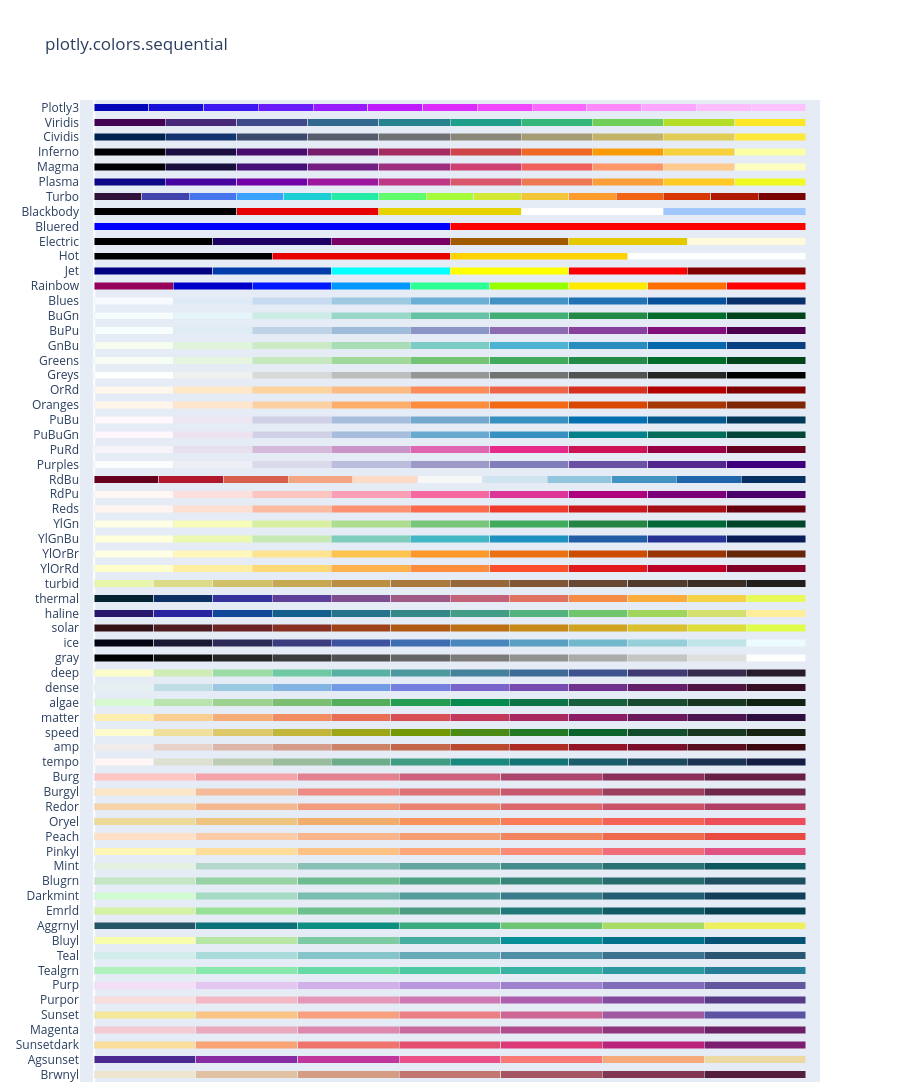

Notebook cell for this chart:
### Markdown cell above
# Preview all colormaps

### Code cell
import plotly.express as px

px.colors.sequential.swatches()

### Figure 1 — Plotly figure (JSON) as saved in the notebook; plotly's stock layout.template omitted (floating-point values rounded to 4 significant figures)
{"data": [{"customdata": [0, 1, 2, 3, 4, 5, 6], "hovertemplate": "%{y}[%{customdata}] = %{marker.color}<extra></extra>", "marker": {"color": ["rgb(237, 229, 207)", "rgb(224, 194, 162)", "rgb(211, 156, 131)", "rgb(193, 118, 111)", "rgb(166, 84, 97)", "rgb(129, 55, 83)", "rgb(84, 31, 63)"]}, "orientation": "h", "type": "bar", "x": [1, 1, 1, 1, 1, 1, 1], "y": ["Brwnyl", "Brwnyl", "Brwnyl", "Brwnyl", "Brwnyl", "Brwnyl", "Brwnyl"]}, {"customdata": [0, 1, 2, 3, 4, 5, 6], "hovertemplate": "%{y}[%{customdata}] = %{marker.color}<extra></extra>", "marker": {"color": ["rgb(75, 41, 145)", "rgb(135, 44, 162)", "rgb(192, 54, 157)", "rgb(234, 79, 136)", "rgb(250, 120, 118)", "rgb(246, 169, 122)", "rgb(237, 217, 163)"]}, "orientation": "h", "type": "bar", "x": [1, 1, 1, 1, 1, 1, 1], "y": ["Agsunset", "Agsunset", "Agsunset", "Agsunset", "Agsunset", "Agsunset", "Agsunset"]}, {"customdata": [0, 1, 2, 3, 4, 5, 6], "hovertemplate": "%{y}[%{customdata}] = %{marker.color}<extra></extra>", "marker": {"color": ["rgb(252, 222, 156)", "rgb(250, 164, 118)", "rgb(240, 116, 110)", "rgb(227, 79, 111)", "rgb(220, 57, 119)", "rgb(185, 37, 122)", "rgb(124, 29, 111)"]}, "orientation": "h", "type": "bar", "x": [1, 1, 1, 1, 1, 1, 1], "y": ["Sunsetdark", "Sunsetdark", "Sunsetdark", "Sunsetdark", "Sunsetdark", "Sunsetdark", "Sunsetdark"]}, {"customdata": [0, 1, 2, 3, 4, 5, 6], "hovertemplate": "%{y}[%{customdata}] = %{marker.color}<extra></extra>", "marker": {"color": ["rgb(243, 203, 211)", "rgb(234, 169, 189)", "rgb(221, 136, 172)", "rgb(202, 105, 157)", "rgb(177, 77, 142)", "rgb(145, 53, 125)", "rgb(108, 33, 103)"]}, "orientation": "h", "type": "bar", "x": [1, 1, 1, 1, 1, 1, 1], "y": ["Magenta", "Magenta", "Magenta", "Magenta", "Magenta", "Magenta", "Magenta"]}, {"customdata": [0, 1, 2, 3, 4, 5, 6], "hovertemplate": "%{y}[%{customdata}] = %{marker.color}<extra></extra>", "marker": {"color": ["rgb(243, 231, 155)", "rgb(250, 196, 132)", "rgb(248, 160, 126)", "rgb(235, 127, 134)", "rgb(206, 102, 147)", "rgb(160, 89, 160)", "rgb(92, 83, 165)"]}, "orientation": "h", "type": "bar", "x": [1, 1, 1, 1, 1, 1, 1], "y": ["Sunset", "Sunset", "Sunset", "Sunset", "Sunset", "Sunset", "Sunset"]}, {"customdata": [0, 1, 2, 3, 4, 5, 6], "hovertemplate": "%{y}[%{customdata}] = %{marker.color}<extra></extra>", "marker": {"color": ["rgb(249, 221, 218)", "rgb(242, 185, 196)", "rgb(229, 151, 185)", "rgb(206, 120, 179)", "rgb(173, 95, 173)", "rgb(131, 75, 160)", "rgb(87, 59, 136)"]}, "orientation": "h", "type": "bar", "x": [1, 1, 1, 1, 1, 1, 1], "y": ["Purpor", "Purpor", "Purpor", "Purpor", "Purpor", "Purpor", "Purpor"]}, {"customdata": [0, 1, 2, 3, 4, 5, 6], "hovertemplate": "%{y}[%{customdata}] = %{marker.color}<extra></extra>", "marker": {"color": ["rgb(243, 224, 247)", "rgb(228, 199, 241)", "rgb(209, 175, 232)", "rgb(185, 152, 221)", "rgb(159, 130, 206)", "rgb(130, 109, 186)", "rgb(99, 88, 159)"]}, "orientation": "h", "type": "bar", "x": [1, 1, 1, 1, 1, 1, 1], "y": ["Purp", "Purp", "Purp", "Purp", "Purp", "Purp", "Purp"]}, {"customdata": [0, 1, 2, 3, 4, 5, 6], "hovertemplate": "%{y}[%{customdata}] = %{marker.color}<extra></extra>", "marker": {"color": ["rgb(176, 242, 188)", "rgb(137, 232, 172)", "rgb(103, 219, 165)", "rgb(76, 200, 163)", "rgb(56, 178, 163)", "rgb(44, 152, 160)", "rgb(37, 125, 152)"]}, "orientation": "h", "type": "bar", "x": [1, 1, 1, 1, 1, 1, 1], "y": ["Tealgrn", "Tealgrn", "Tealgrn", "Tealgrn", "Tealgrn", "Tealgrn", "Tealgrn"]}, {"customdata": [0, 1, 2, 3, 4, 5, 6], "hovertemplate": "%{y}[%{customdata}] = %{marker.color}<extra></extra>", "marker": {"color": ["rgb(209, 238, 234)", "rgb(168, 219, 217)", "rgb(133, 196, 201)", "rgb(104, 171, 184)", "rgb(79, 144, 166)", "rgb(59, 115, 143)", "rgb(42, 86, 116)"]}, "orientation": "h", "type": "bar", "x": [1, 1, 1, 1, 1, 1, 1], "y": ["Teal", "Teal", "Teal", "Teal", "Teal", "Teal", "Teal"]}, {"customdata": [0, 1, 2, 3, 4, 5, 6], "hovertemplate": "%{y}[%{customdata}] = %{marker.color}<extra></extra>", "marker": {"color": ["rgb(247, 254, 174)", "rgb(183, 230, 165)", "rgb(124, 203, 162)", "rgb(70, 174, 160)", "rgb(8, 144, 153)", "rgb(0, 113, 139)", "rgb(4, 82, 117)"]}, "orientation": "h", "type": "bar", "x": [1, 1, 1, 1, 1, 1, 1], "y": ["Bluyl", "Bluyl", "Bluyl", "Bluyl", "Bluyl", "Bluyl", "Bluyl"]}, {"customdata": [0, 1, 2, 3, 4, 5, 6], "hovertemplate": "%{y}[%{customdata}] = %{marker.color}<extra></extra>", "marker": {"color": ["rgb(36, 86, 104)", "rgb(15, 114, 121)", "rgb(13, 143, 129)", "rgb(57, 171, 126)", "rgb(110, 197, 116)", "rgb(169, 220, 103)", "rgb(237, 239, 93)"]}, "orientation": "h", "type": "bar", "x": [1, 1, 1, 1, 1, 1, 1], "y": ["Aggrnyl", "Aggrnyl", "Aggrnyl", "Aggrnyl", "Aggrnyl", "Aggrnyl", "Aggrnyl"]}, {"customdata": [0, 1, 2, 3, 4, 5, 6], "hovertemplate": "%{y}[%{customdata}] = %{marker.color}<extra></extra>", "marker": {"color": ["rgb(211, 242, 163)", "rgb(151, 225, 150)", "rgb(108, 192, 139)", "rgb(76, 155, 130)", "rgb(33, 122, 121)", "rgb(16, 89, 101)", "rgb(7, 64, 80)"]}, "orientation": "h", "type": "bar", "x": [1, 1, 1, 1, 1, 1, 1], "y": ["Emrld", "Emrld", "Emrld", "Emrld", "Emrld", "Emrld", "Emrld"]}, {"customdata": [0, 1, 2, 3, 4, 5, 6], "hovertemplate": "%{y}[%{customdata}] = %{marker.color}<extra></extra>", "marker": {"color": ["rgb(210, 251, 212)", "rgb(165, 219, 194)", "rgb(123, 188, 176)", "rgb(85, 156, 158)", "rgb(58, 124, 137)", "rgb(35, 93, 114)", "rgb(18, 63, 90)"]}, "orientation": "h", "type": "bar", "x": [1, 1, 1, 1, 1, 1, 1], "y": ["Darkmint", "Darkmint", "Darkmint", "Darkmint", "Darkmint", "Darkmint", "Darkmint"]}, {"customdata": [0, 1, 2, 3, 4, 5, 6], "hovertemplate": "%{y}[%{customdata}] = %{marker.color}<extra></extra>", "marker": {"color": ["rgb(196, 230, 195)", "rgb(150, 210, 164)", "rgb(109, 188, 144)", "rgb(77, 162, 132)", "rgb(54, 135, 122)", "rgb(38, 107, 110)", "rgb(29, 79, 96)"]}, "orientation": "h", "type": "bar", "x": [1, 1, 1, 1, 1, 1, 1], "y": ["Blugrn", "Blugrn", "Blugrn", "Blugrn", "Blugrn", "Blugrn", "Blugrn"]}, {"customdata": [0, 1, 2, 3, 4, 5, 6], "hovertemplate": "%{y}[%{customdata}] = %{marker.color}<extra></extra>", "marker": {"color": ["rgb(228, 241, 225)", "rgb(180, 217, 204)", "rgb(137, 192, 182)", "rgb(99, 166, 160)", "rgb(68, 140, 138)", "rgb(40, 114, 116)", "rgb(13, 88, 95)"]}, "orientation": "h", "type": "bar", "x": [1, 1, 1, 1, 1, 1, 1], "y": ["Mint", "Mint", "Mint", "Mint", "Mint", "Mint", "Mint"]}, {"customdata": [0, 1, 2, 3, 4, 5, 6], "hovertemplate": "%{y}[%{customdata}] = %{marker.color}<extra></extra>", "marker": {"color": ["rgb(254, 246, 181)", "rgb(255, 221, 154)", "rgb(255, 194, 133)", "rgb(255, 166, 121)", "rgb(250, 138, 118)", "rgb(241, 109, 122)", "rgb(225, 83, 131)"]}, "orientation": "h", "type": "bar", "x": [1, 1, 1, 1, 1, 1, 1], "y": ["Pinkyl", "Pinkyl", "Pinkyl", "Pinkyl", "Pinkyl", "Pinkyl", "Pinkyl"]}, {"customdata": [0, 1, 2, 3, 4, 5, 6], "hovertemplate": "%{y}[%{customdata}] = %{marker.color}<extra></extra>", "marker": {"color": ["rgb(253, 224, 197)", "rgb(250, 203, 166)", "rgb(248, 181, 139)", "rgb(245, 158, 114)", "rgb(242, 133, 93)", "rgb(239, 106, 76)", "rgb(235, 74, 64)"]}, "orientation": "h", "type": "bar", "x": [1, 1, 1, 1, 1, 1, 1], "y": ["Peach", "Peach", "Peach", "Peach", "Peach", "Peach", "Peach"]}, {"customdata": [0, 1, 2, 3, 4, 5, 6], "hovertemplate": "%{y}[%{customdata}] = %{marker.color}<extra></extra>", "marker": {"color": ["rgb(236, 218, 154)", "rgb(239, 196, 126)", "rgb(243, 173, 106)", "rgb(247, 148, 93)", "rgb(249, 123, 87)", "rgb(246, 99, 86)", "rgb(238, 77, 90)"]}, "orientation": "h", "type": "bar", "x": [1, 1, 1, 1, 1, 1, 1], "y": ["Oryel", "Oryel", "Oryel", "Oryel", "Oryel", "Oryel", "Oryel"]}, {"customdata": [0, 1, 2, 3, 4, 5, 6], "hovertemplate": "%{y}[%{customdata}] = %{marker.color}<extra></extra>", "marker": {"color": ["rgb(246, 210, 169)", "rgb(245, 183, 142)", "rgb(241, 156, 124)", "rgb(234, 129, 113)", "rgb(221, 104, 108)", "rgb(202, 82, 104)", "rgb(177, 63, 100)"]}, "orientation": "h", "type": "bar", "x": [1, 1, 1, 1, 1, 1, 1], "y": ["Redor", "Redor", "Redor", "Redor", "Redor", "Redor", "Redor"]}, {"customdata": [0, 1, 2, 3, 4, 5, 6], "hovertemplate": "%{y}[%{customdata}] = %{marker.color}<extra></extra>", "marker": {"color": ["rgb(251, 230, 197)", "rgb(245, 186, 152)", "rgb(238, 138, 130)", "rgb(220, 113, 118)", "rgb(200, 88, 108)", "rgb(156, 63, 93)", "rgb(112, 40, 74)"]}, "orientation": "h", "type": "bar", "x": [1, 1, 1, 1, 1, 1, 1], "y": ["Burgyl", "Burgyl", "Burgyl", "Burgyl", "Burgyl", "Burgyl", "Burgyl"]}, {"customdata": [0, 1, 2, 3, 4, 5, 6], "hovertemplate": "%{y}[%{customdata}] = %{marker.color}<extra></extra>", "marker": {"color": ["rgb(255, 198, 196)", "rgb(244, 163, 168)", "rgb(227, 129, 145)", "rgb(204, 96, 125)", "rgb(173, 70, 108)", "rgb(139, 48, 88)", "rgb(103, 32, 68)"]}, "orientation": "h", "type": "bar", "x": [1, 1, 1, 1, 1, 1, 1], "y": ["Burg", "Burg", "Burg", "Burg", "Burg", "Burg", "Burg"]}, {"customdata": [0, 1, 2, 3, 4, 5, 6, 7, 8, 9, 10, 11], "hovertemplate": "%{y}[%{customdata}] = %{marker.color}<extra></extra>", "marker": {"color": ["rgb(254, 245, 244)", "rgb(222, 224, 210)", "rgb(189, 206, 181)", "rgb(153, 189, 156)", "rgb(110, 173, 138)", "rgb(65, 157, 129)", "rgb(25, 137, 125)", "rgb(18, 116, 117)", "rgb(25, 94, 106)", "rgb(28, 72, 93)", "rgb(25, 51, 80)", "rgb(20, 29, 67)"]}, "orientation": "h", "type": "bar", "x": [1, 1, 1, 1, 1, 1, 1, 1, 1, 1, 1, 1], "y": ["tempo", "tempo", "tempo", "tempo", "tempo", "tempo", "tempo", "tempo", "tempo", "tempo", "tempo", "tempo"]}, {"customdata": [0, 1, 2, 3, 4, 5, 6, 7, 8, 9, 10, 11], "hovertemplate": "%{y}[%{customdata}] = %{marker.color}<extra></extra>", "marker": {"color": ["rgb(241, 236, 236)", "rgb(230, 209, 203)", "rgb(221, 182, 170)", "rgb(213, 156, 137)", "rgb(205, 129, 103)", "rgb(196, 102, 73)", "rgb(186, 74, 47)", "rgb(172, 44, 36)", "rgb(149, 19, 39)", "rgb(120, 14, 40)", "rgb(89, 13, 31)", "rgb(60, 9, 17)"]}, "orientation": "h", "type": "bar", "x": [1, 1, 1, 1, 1, 1, 1, 1, 1, 1, 1, 1], "y": ["amp", "amp", "amp", "amp", "amp", "amp", "amp", "amp", "amp", "amp", "amp", "amp"]}, {"customdata": [0, 1, 2, 3, 4, 5, 6, 7, 8, 9, 10, 11], "hovertemplate": "%{y}[%{customdata}] = %{marker.color}<extra></extra>", "marker": {"color": ["rgb(254, 252, 205)", "rgb(239, 225, 156)", "rgb(221, 201, 106)", "rgb(194, 182, 59)", "rgb(157, 167, 21)", "rgb(116, 153, 5)", "rgb(75, 138, 20)", "rgb(35, 121, 36)", "rgb(11, 100, 44)", "rgb(18, 78, 43)", "rgb(25, 56, 34)", "rgb(23, 35, 18)"]}, "orientation": "h", "type": "bar", "x": [1, 1, 1, 1, 1, 1, 1, 1, 1, 1, 1, 1], "y": ["speed", "speed", "speed", "speed", "speed", "speed", "speed", "speed", "speed", "speed", "speed", "speed"]}, {"customdata": [0, 1, 2, 3, 4, 5, 6, 7, 8, 9, 10, 11], "hovertemplate": "%{y}[%{customdata}] = %{marker.color}<extra></extra>", "marker": {"color": ["rgb(253, 237, 176)", "rgb(250, 205, 145)", "rgb(246, 173, 119)", "rgb(240, 142, 98)", "rgb(231, 109, 84)", "rgb(216, 80, 83)", "rgb(195, 56, 90)", "rgb(168, 40, 96)", "rgb(138, 29, 99)", "rgb(107, 24, 93)", "rgb(76, 21, 80)", "rgb(47, 15, 61)"]}, "orientation": "h", "type": "bar", "x": [1, 1, 1, 1, 1, 1, 1, 1, 1, 1, 1, 1], "y": ["matter", "matter", "matter", "matter", "matter", "matter", "matter", "matter", "matter", "matter", "matter", "matter"]}, {"customdata": [0, 1, 2, 3, 4, 5, 6, 7, 8, 9, 10, 11], "hovertemplate": "%{y}[%{customdata}] = %{marker.color}<extra></extra>", "marker": {"color": ["rgb(214, 249, 207)", "rgb(186, 228, 174)", "rgb(156, 209, 143)", "rgb(124, 191, 115)", "rgb(85, 174, 91)", "rgb(37, 157, 81)", "rgb(7, 138, 78)", "rgb(13, 117, 71)", "rgb(23, 95, 61)", "rgb(25, 75, 49)", "rgb(23, 55, 35)", "rgb(17, 36, 20)"]}, "orientation": "h", "type": "bar", "x": [1, 1, 1, 1, 1, 1, 1, 1, 1, 1, 1, 1], "y": ["algae", "algae", "algae", "algae", "algae", "algae", "algae", "algae", "algae", "algae", "algae", "algae"]}, {"customdata": [0, 1, 2, 3, 4, 5, 6, 7, 8, 9, 10, 11], "hovertemplate": "%{y}[%{customdata}] = %{marker.color}<extra></extra>", "marker": {"color": ["rgb(230, 240, 240)", "rgb(191, 221, 229)", "rgb(156, 201, 226)", "rgb(129, 180, 227)", "rgb(115, 154, 228)", "rgb(117, 127, 221)", "rgb(120, 100, 202)", "rgb(119, 74, 175)", "rgb(113, 50, 141)", "rgb(100, 31, 104)", "rgb(80, 20, 66)", "rgb(54, 14, 36)"]}, "orientation": "h", "type": "bar", "x": [1, 1, 1, 1, 1, 1, 1, 1, 1, 1, 1, 1], "y": ["dense", "dense", "dense", "dense", "dense", "dense", "dense", "dense", "dense", "dense", "dense", "dense"]}, {"customdata": [0, 1, 2, 3, 4, 5, 6, 7, 8, 9, 10, 11], "hovertemplate": "%{y}[%{customdata}] = %{marker.color}<extra></extra>", "marker": {"color": ["rgb(253, 253, 204)", "rgb(206, 236, 179)", "rgb(156, 219, 165)", "rgb(111, 201, 163)", "rgb(86, 177, 163)", "rgb(76, 153, 160)", "rgb(68, 130, 155)", "rgb(62, 108, 150)", "rgb(62, 82, 143)", "rgb(64, 60, 115)", "rgb(54, 43, 77)", "rgb(39, 26, 44)"]}, "orientation": "h", "type": "bar", "x": [1, 1, 1, 1, 1, 1, 1, 1, 1, 1, 1, 1], "y": ["deep", "deep", "deep", "deep", "deep", "deep", "deep", "deep", "deep", "deep", "deep", "deep"]}, {"customdata": [0, 1, 2, 3, 4, 5, 6, 7, 8, 9, 10, 11], "hovertemplate": "%{y}[%{customdata}] = %{marker.color}<extra></extra>", "marker": {"color": ["rgb(0, 0, 0)", "rgb(16, 16, 16)", "rgb(38, 38, 38)", "rgb(59, 59, 59)", "rgb(81, 80, 80)", "rgb(102, 101, 101)", "rgb(124, 123, 122)", "rgb(146, 146, 145)", "rgb(171, 171, 170)", "rgb(197, 197, 195)", "rgb(224, 224, 223)", "rgb(254, 254, 253)"]}, "orientation": "h", "type": "bar", "x": [1, 1, 1, 1, 1, 1, 1, 1, 1, 1, 1, 1], "y": ["gray", "gray", "gray", "gray", "gray", "gray", "gray", "gray", "gray", "gray", "gray", "gray"]}, {"customdata": [0, 1, 2, 3, 4, 5, 6, 7, 8, 9, 10, 11], "hovertemplate": "%{y}[%{customdata}] = %{marker.color}<extra></extra>", "marker": {"color": ["rgb(3, 5, 18)", "rgb(25, 25, 51)", "rgb(44, 42, 87)", "rgb(58, 60, 125)", "rgb(62, 83, 160)", "rgb(62, 109, 178)", "rgb(72, 134, 187)", "rgb(89, 159, 196)", "rgb(114, 184, 205)", "rgb(149, 207, 216)", "rgb(192, 229, 232)", "rgb(234, 252, 253)"]}, "orientation": "h", "type": "bar", "x": [1, 1, 1, 1, 1, 1, 1, 1, 1, 1, 1, 1], "y": ["ice", "ice", "ice", "ice", "ice", "ice", "ice", "ice", "ice", "ice", "ice", "ice"]}, {"customdata": [0, 1, 2, 3, 4, 5, 6, 7, 8, 9, 10, 11], "hovertemplate": "%{y}[%{customdata}] = %{marker.color}<extra></extra>", "marker": {"color": ["rgb(51, 19, 23)", "rgb(79, 28, 33)", "rgb(108, 36, 36)", "rgb(135, 47, 32)", "rgb(157, 66, 25)", "rgb(174, 88, 20)", "rgb(188, 111, 19)", "rgb(199, 137, 22)", "rgb(209, 164, 32)", "rgb(217, 192, 44)", "rgb(222, 222, 59)", "rgb(224, 253, 74)"]}, "orientation": "h", "type": "bar", "x": [1, 1, 1, 1, 1, 1, 1, 1, 1, 1, 1, 1], "y": ["solar", "solar", "solar", "solar", "solar", "solar", "solar", "solar", "solar", "solar", "solar", "solar"]}, {"customdata": [0, 1, 2, 3, 4, 5, 6, 7, 8, 9, 10, 11], "hovertemplate": "%{y}[%{customdata}] = %{marker.color}<extra></extra>", "marker": {"color": ["rgb(41, 24, 107)", "rgb(42, 35, 160)", "rgb(15, 71, 153)", "rgb(18, 95, 142)", "rgb(38, 116, 137)", "rgb(53, 136, 136)", "rgb(65, 157, 133)", "rgb(81, 178, 124)", "rgb(111, 198, 107)", "rgb(160, 214, 91)", "rgb(212, 225, 112)", "rgb(253, 238, 153)"]}, "orientation": "h", "type": "bar", "x": [1, 1, 1, 1, 1, 1, 1, 1, 1, 1, 1, 1], "y": ["haline", "haline", "haline", "haline", "haline", "haline", "haline", "haline", "haline", "haline", "haline", "haline"]}, {"customdata": [0, 1, 2, 3, 4, 5, 6, 7, 8, 9, 10, 11], "hovertemplate": "%{y}[%{customdata}] = %{marker.color}<extra></extra>", "marker": {"color": ["rgb(3, 35, 51)", "rgb(13, 48, 100)", "rgb(53, 50, 155)", "rgb(93, 62, 153)", "rgb(126, 77, 143)", "rgb(158, 89, 135)", "rgb(193, 100, 121)", "rgb(225, 113, 97)", "rgb(246, 139, 69)", "rgb(251, 173, 60)", "rgb(246, 211, 70)", "rgb(231, 250, 90)"]}, "orientation": "h", "type": "bar", "x": [1, 1, 1, 1, 1, 1, 1, 1, 1, 1, 1, 1], "y": ["thermal", "thermal", "thermal", "thermal", "thermal", "thermal", "thermal", "thermal", "thermal", "thermal", "thermal", "thermal"]}, {"customdata": [0, 1, 2, 3, 4, 5, 6, 7, 8, 9, 10, 11], "hovertemplate": "%{y}[%{customdata}] = %{marker.color}<extra></extra>", "marker": {"color": ["rgb(232, 245, 171)", "rgb(220, 219, 137)", "rgb(209, 193, 107)", "rgb(199, 168, 83)", "rgb(186, 143, 66)", "rgb(170, 121, 60)", "rgb(151, 103, 58)", "rgb(129, 87, 56)", "rgb(104, 72, 53)", "rgb(80, 59, 46)", "rgb(57, 45, 37)", "rgb(34, 30, 27)"]}, "orientation": "h", "type": "bar", "x": [1, 1, 1, 1, 1, 1, 1, 1, 1, 1, 1, 1], "y": ["turbid", "turbid", "turbid", "turbid", "turbid", "turbid", "turbid", "turbid", "turbid", "turbid", "turbid", "turbid"]}, {"customdata": [0, 1, 2, 3, 4, 5, 6, 7, 8], "hovertemplate": "%{y}[%{customdata}] = %{marker.color}<extra></extra>", "marker": {"color": ["rgb(255,255,204)", "rgb(255,237,160)", "rgb(254,217,118)", "rgb(254,178,76)", "rgb(253,141,60)", "rgb(252,78,42)", "rgb(227,26,28)", "rgb(189,0,38)", "rgb(128,0,38)"]}, "orientation": "h", "type": "bar", "x": [1, 1, 1, 1, 1, 1, 1, 1, 1], "y": ["YlOrRd", "YlOrRd", "YlOrRd", "YlOrRd", "YlOrRd", "YlOrRd", "YlOrRd", "YlOrRd", "YlOrRd"]}, {"customdata": [0, 1, 2, 3, 4, 5, 6, 7, 8], "hovertemplate": "%{y}[%{customdata}] = %{marker.color}<extra></extra>", "marker": {"color": ["rgb(255,255,229)", "rgb(255,247,188)", "rgb(254,227,145)", "rgb(254,196,79)", "rgb(254,153,41)", "rgb(236,112,20)", "rgb(204,76,2)", "rgb(153,52,4)", "rgb(102,37,6)"]}, "orientation": "h", "type": "bar", "x": [1, 1, 1, 1, 1, 1, 1, 1, 1], "y": ["YlOrBr", "YlOrBr", "YlOrBr", "YlOrBr", "YlOrBr", "YlOrBr", "YlOrBr", "YlOrBr", "YlOrBr"]}, {"customdata": [0, 1, 2, 3, 4, 5, 6, 7, 8], "hovertemplate": "%{y}[%{customdata}] = %{marker.color}<extra></extra>", "marker": {"color": ["rgb(255,255,217)", "rgb(237,248,177)", "rgb(199,233,180)", "rgb(127,205,187)", "rgb(65,182,196)", "rgb(29,145,192)", "rgb(34,94,168)", "rgb(37,52,148)", "rgb(8,29,88)"]}, "orientation": "h", "type": "bar", "x": [1, 1, 1, 1, 1, 1, 1, 1, 1], "y": ["YlGnBu", "YlGnBu", "YlGnBu", "YlGnBu", "YlGnBu", "YlGnBu", "YlGnBu", "YlGnBu", "YlGnBu"]}, {"customdata": [0, 1, 2, 3, 4, 5, 6, 7, 8], "hovertemplate": "%{y}[%{customdata}] = %{marker.color}<extra></extra>", "marker": {"color": ["rgb(255,255,229)", "rgb(247,252,185)", "rgb(217,240,163)", "rgb(173,221,142)", "rgb(120,198,121)", "rgb(65,171,93)", "rgb(35,132,67)", "rgb(0,104,55)", "rgb(0,69,41)"]}, "orientation": "h", "type": "bar", "x": [1, 1, 1, 1, 1, 1, 1, 1, 1], "y": ["YlGn", "YlGn", "YlGn", "YlGn", "YlGn", "YlGn", "YlGn", "YlGn", "YlGn"]}, {"customdata": [0, 1, 2, 3, 4, 5, 6, 7, 8], "hovertemplate": "%{y}[%{customdata}] = %{marker.color}<extra></extra>", "marker": {"color": ["rgb(255,245,240)", "rgb(254,224,210)", "rgb(252,187,161)", "rgb(252,146,114)", "rgb(251,106,74)", "rgb(239,59,44)", "rgb(203,24,29)", "rgb(165,15,21)", "rgb(103,0,13)"]}, "orientation": "h", "type": "bar", "x": [1, 1, 1, 1, 1, 1, 1, 1, 1], "y": ["Reds", "Reds", "Reds", "Reds", "Reds", "Reds", "Reds", "Reds", "Reds"]}, {"customdata": [0, 1, 2, 3, 4, 5, 6, 7, 8], "hovertemplate": "%{y}[%{customdata}] = %{marker.color}<extra></extra>", "marker": {"color": ["rgb(255,247,243)", "rgb(253,224,221)", "rgb(252,197,192)", "rgb(250,159,181)", "rgb(247,104,161)", "rgb(221,52,151)", "rgb(174,1,126)", "rgb(122,1,119)", "rgb(73,0,106)"]}, "orientation": "h", "type": "bar", "x": [1, 1, 1, 1, 1, 1, 1, 1, 1], "y": ["RdPu", "RdPu", "RdPu", "RdPu", "RdPu", "RdPu", "RdPu", "RdPu", "RdPu"]}, {"customdata": [0, 1, 2, 3, 4, 5, 6, 7, 8, 9, 10], "hovertemplate": "%{y}[%{customdata}] = %{marker.color}<extra></extra>", "marker": {"color": ["rgb(103,0,31)", "rgb(178,24,43)", "rgb(214,96,77)", "rgb(244,165,130)", "rgb(253,219,199)", "rgb(247,247,247)", "rgb(209,229,240)", "rgb(146,197,222)", "rgb(67,147,195)", "rgb(33,102,172)", "rgb(5,48,97)"]}, "orientation": "h", "type": "bar", "x": [1, 1, 1, 1, 1, 1, 1, 1, 1, 1, 1], "y": ["RdBu", "RdBu", "RdBu", "RdBu", "RdBu", "RdBu", "RdBu", "RdBu", "RdBu", "RdBu", "RdBu"]}, {"customdata": [0, 1, 2, 3, 4, 5, 6, 7, 8], "hovertemplate": "%{y}[%{customdata}] = %{marker.color}<extra></extra>", "marker": {"color": ["rgb(252,251,253)", "rgb(239,237,245)", "rgb(218,218,235)", "rgb(188,189,220)", "rgb(158,154,200)", "rgb(128,125,186)", "rgb(106,81,163)", "rgb(84,39,143)", "rgb(63,0,125)"]}, "orientation": "h", "type": "bar", "x": [1, 1, 1, 1, 1, 1, 1, 1, 1], "y": ["Purples", "Purples", "Purples", "Purples", "Purples", "Purples", "Purples", "Purples", "Purples"]}, {"customdata": [0, 1, 2, 3, 4, 5, 6, 7, 8], "hovertemplate": "%{y}[%{customdata}] = %{marker.color}<extra></extra>", "marker": {"color": ["rgb(247,244,249)", "rgb(231,225,239)", "rgb(212,185,218)", "rgb(201,148,199)", "rgb(223,101,176)", "rgb(231,41,138)", "rgb(206,18,86)", "rgb(152,0,67)", "rgb(103,0,31)"]}, "orientation": "h", "type": "bar", "x": [1, 1, 1, 1, 1, 1, 1, 1, 1], "y": ["PuRd", "PuRd", "PuRd", "PuRd", "PuRd", "PuRd", "PuRd", "PuRd", "PuRd"]}, {"customdata": [0, 1, 2, 3, 4, 5, 6, 7, 8], "hovertemplate": "%{y}[%{customdata}] = %{marker.color}<extra></extra>", "marker": {"color": ["rgb(255,247,251)", "rgb(236,226,240)", "rgb(208,209,230)", "rgb(166,189,219)", "rgb(103,169,207)", "rgb(54,144,192)", "rgb(2,129,138)", "rgb(1,108,89)", "rgb(1,70,54)"]}, "orientation": "h", "type": "bar", "x": [1, 1, 1, 1, 1, 1, 1, 1, 1], "y": ["PuBuGn", "PuBuGn", "PuBuGn", "PuBuGn", "PuBuGn", "PuBuGn", "PuBuGn", "PuBuGn", "PuBuGn"]}, {"customdata": [0, 1, 2, 3, 4, 5, 6, 7, 8], "hovertemplate": "%{y}[%{customdata}] = %{marker.color}<extra></extra>", "marker": {"color": ["rgb(255,247,251)", "rgb(236,231,242)", "rgb(208,209,230)", "rgb(166,189,219)", "rgb(116,169,207)", "rgb(54,144,192)", "rgb(5,112,176)", "rgb(4,90,141)", "rgb(2,56,88)"]}, "orientation": "h", "type": "bar", "x": [1, 1, 1, 1, 1, 1, 1, 1, 1], "y": ["PuBu", "PuBu", "PuBu", "PuBu", "PuBu", "PuBu", "PuBu", "PuBu", "PuBu"]}, {"customdata": [0, 1, 2, 3, 4, 5, 6, 7, 8], "hovertemplate": "%{y}[%{customdata}] = %{marker.color}<extra></extra>", "marker": {"color": ["rgb(255,245,235)", "rgb(254,230,206)", "rgb(253,208,162)", "rgb(253,174,107)", "rgb(253,141,60)", "rgb(241,105,19)", "rgb(217,72,1)", "rgb(166,54,3)", "rgb(127,39,4)"]}, "orientation": "h", "type": "bar", "x": [1, 1, 1, 1, 1, 1, 1, 1, 1], "y": ["Oranges", "Oranges", "Oranges", "Oranges", "Oranges", "Oranges", "Oranges", "Oranges", "Oranges"]}, {"customdata": [0, 1, 2, 3, 4, 5, 6, 7, 8], "hovertemplate": "%{y}[%{customdata}] = %{marker.color}<extra></extra>", "marker": {"color": ["rgb(255,247,236)", "rgb(254,232,200)", "rgb(253,212,158)", "rgb(253,187,132)", "rgb(252,141,89)", "rgb(239,101,72)", "rgb(215,48,31)", "rgb(179,0,0)", "rgb(127,0,0)"]}, "orientation": "h", "type": "bar", "x": [1, 1, 1, 1, 1, 1, 1, 1, 1], "y": ["OrRd", "OrRd", "OrRd", "OrRd", "OrRd", "OrRd", "OrRd", "OrRd", "OrRd"]}, {"customdata": [0, 1, 2, 3, 4, 5, 6, 7, 8], "hovertemplate": "%{y}[%{customdata}] = %{marker.color}<extra></extra>", "marker": {"color": ["rgb(255,255,255)", "rgb(240,240,240)", "rgb(217,217,217)", "rgb(189,189,189)", "rgb(150,150,150)", "rgb(115,115,115)", "rgb(82,82,82)", "rgb(37,37,37)", "rgb(0,0,0)"]}, "orientation": "h", "type": "bar", "x": [1, 1, 1, 1, 1, 1, 1, 1, 1], "y": ["Greys", "Greys", "Greys", "Greys", "Greys", "Greys", "Greys", "Greys", "Greys"]}, {"customdata": [0, 1, 2, 3, 4, 5, 6, 7, 8], "hovertemplate": "%{y}[%{customdata}] = %{marker.color}<extra></extra>", "marker": {"color": ["rgb(247,252,245)", "rgb(229,245,224)", "rgb(199,233,192)", "rgb(161,217,155)", "rgb(116,196,118)", "rgb(65,171,93)", "rgb(35,139,69)", "rgb(0,109,44)", "rgb(0,68,27)"]}, "orientation": "h", "type": "bar", "x": [1, 1, 1, 1, 1, 1, 1, 1, 1], "y": ["Greens", "Greens", "Greens", "Greens", "Greens", "Greens", "Greens", "Greens", "Greens"]}, {"customdata": [0, 1, 2, 3, 4, 5, 6, 7, 8], "hovertemplate": "%{y}[%{customdata}] = %{marker.color}<extra></extra>", "marker": {"color": ["rgb(247,252,240)", "rgb(224,243,219)", "rgb(204,235,197)", "rgb(168,221,181)", "rgb(123,204,196)", "rgb(78,179,211)", "rgb(43,140,190)", "rgb(8,104,172)", "rgb(8,64,129)"]}, "orientation": "h", "type": "bar", "x": [1, 1, 1, 1, 1, 1, 1, 1, 1], "y": ["GnBu", "GnBu", "GnBu", "GnBu", "GnBu", "GnBu", "GnBu", "GnBu", "GnBu"]}, {"customdata": [0, 1, 2, 3, 4, 5, 6, 7, 8], "hovertemplate": "%{y}[%{customdata}] = %{marker.color}<extra></extra>", "marker": {"color": ["rgb(247,252,253)", "rgb(224,236,244)", "rgb(191,211,230)", "rgb(158,188,218)", "rgb(140,150,198)", "rgb(140,107,177)", "rgb(136,65,157)", "rgb(129,15,124)", "rgb(77,0,75)"]}, "orientation": "h", "type": "bar", "x": [1, 1, 1, 1, 1, 1, 1, 1, 1], "y": ["BuPu", "BuPu", "BuPu", "BuPu", "BuPu", "BuPu", "BuPu", "BuPu", "BuPu"]}, {"customdata": [0, 1, 2, 3, 4, 5, 6, 7, 8], "hovertemplate": "%{y}[%{customdata}] = %{marker.color}<extra></extra>", "marker": {"color": ["rgb(247,252,253)", "rgb(229,245,249)", "rgb(204,236,230)", "rgb(153,216,201)", "rgb(102,194,164)", "rgb(65,174,118)", "rgb(35,139,69)", "rgb(0,109,44)", "rgb(0,68,27)"]}, "orientation": "h", "type": "bar", "x": [1, 1, 1, 1, 1, 1, 1, 1, 1], "y": ["BuGn", "BuGn", "BuGn", "BuGn", "BuGn", "BuGn", "BuGn", "BuGn", "BuGn"]}, {"customdata": [0, 1, 2, 3, 4, 5, 6, 7, 8], "hovertemplate": "%{y}[%{customdata}] = %{marker.color}<extra></extra>", "marker": {"color": ["rgb(247,251,255)", "rgb(222,235,247)", "rgb(198,219,239)", "rgb(158,202,225)", "rgb(107,174,214)", "rgb(66,146,198)", "rgb(33,113,181)", "rgb(8,81,156)", "rgb(8,48,107)"]}, "orientation": "h", "type": "bar", "x": [1, 1, 1, 1, 1, 1, 1, 1, 1], "y": ["Blues", "Blues", "Blues", "Blues", "Blues", "Blues", "Blues", "Blues", "Blues"]}, {"customdata": [0, 1, 2, 3, 4, 5, 6, 7, 8], "hovertemplate": "%{y}[%{customdata}] = %{marker.color}<extra></extra>", "marker": {"color": ["rgb(150,0,90)", "rgb(0,0,200)", "rgb(0,25,255)", "rgb(0,152,255)", "rgb(44,255,150)", "rgb(151,255,0)", "rgb(255,234,0)", "rgb(255,111,0)", "rgb(255,0,0)"]}, "orientation": "h", "type": "bar", "x": [1, 1, 1, 1, 1, 1, 1, 1, 1], "y": ["Rainbow", "Rainbow", "Rainbow", "Rainbow", "Rainbow", "Rainbow", "Rainbow", "Rainbow", "Rainbow"]}, {"customdata": [0, 1, 2, 3, 4, 5], "hovertemplate": "%{y}[%{customdata}] = %{marker.color}<extra></extra>", "marker": {"color": ["rgb(0,0,131)", "rgb(0,60,170)", "rgb(5,255,255)", "rgb(255,255,0)", "rgb(250,0,0)", "rgb(128,0,0)"]}, "orientation": "h", "type": "bar", "x": [1, 1, 1, 1, 1, 1], "y": ["Jet", "Jet", "Jet", "Jet", "Jet", "Jet"]}, {"customdata": [0, 1, 2, 3], "hovertemplate": "%{y}[%{customdata}] = %{marker.color}<extra></extra>", "marker": {"color": ["rgb(0,0,0)", "rgb(230,0,0)", "rgb(255,210,0)", "rgb(255,255,255)"]}, "orientation": "h", "type": "bar", "x": [1, 1, 1, 1], "y": ["Hot", "Hot", "Hot", "Hot"]}, {"customdata": [0, 1, 2, 3, 4, 5], "hovertemplate": "%{y}[%{customdata}] = %{marker.color}<extra></extra>", "marker": {"color": ["rgb(0,0,0)", "rgb(30,0,100)", "rgb(120,0,100)", "rgb(160,90,0)", "rgb(230,200,0)", "rgb(255,250,220)"]}, "orientation": "h", "type": "bar", "x": [1, 1, 1, 1, 1, 1], "y": ["Electric", "Electric", "Electric", "Electric", "Electric", "Electric"]}, {"customdata": [0, 1], "hovertemplate": "%{y}[%{customdata}] = %{marker.color}<extra></extra>", "marker": {"color": ["rgb(0,0,255)", "rgb(255,0,0)"]}, "orientation": "h", "type": "bar", "x": [1, 1], "y": ["Bluered", "Bluered"]}, {"customdata": [0, 1, 2, 3, 4], "hovertemplate": "%{y}[%{customdata}] = %{marker.color}<extra></extra>", "marker": {"color": ["rgb(0,0,0)", "rgb(230,0,0)", "rgb(230,210,0)", "rgb(255,255,255)", "rgb(160,200,255)"]}, "orientation": "h", "type": "bar", "x": [1, 1, 1, 1, 1], "y": ["Blackbody", "Blackbody", "Blackbody", "Blackbody", "Blackbody"]}, {"customdata": [0, 1, 2, 3, 4, 5, 6, 7, 8, 9, 10, 11, 12, 13, 14], "hovertemplate": "%{y}[%{customdata}] = %{marker.color}<extra></extra>", "marker": {"color": ["#30123b", "#4145ab", "#4675ed", "#39a2fc", "#1bcfd4", "#24eca6", "#61fc6c", "#a4fc3b", "#d1e834", "#f3c63a", "#fe9b2d", "#f36315", "#d93806", "#b11901", "#7a0402"]}, "orientation": "h", "type": "bar", "x": [1, 1, 1, 1, 1, 1, 1, 1, 1, 1, 1, 1, 1, 1, 1], "y": ["Turbo", "Turbo", "Turbo", "Turbo", "Turbo", "Turbo", "Turbo", "Turbo", "Turbo", "Turbo", "Turbo", "Turbo", "Turbo", "Turbo", "Turbo"]}, {"customdata": [0, 1, 2, 3, 4, 5, 6, 7, 8, 9], "hovertemplate": "%{y}[%{customdata}] = %{marker.color}<extra></extra>", "marker": {"color": ["#0d0887", "#46039f", "#7201a8", "#9c179e", "#bd3786", "#d8576b", "#ed7953", "#fb9f3a", "#fdca26", "#f0f921"]}, "orientation": "h", "type": "bar", "x": [1, 1, 1, 1, 1, 1, 1, 1, 1, 1], "y": ["Plasma", "Plasma", "Plasma", "Plasma", "Plasma", "Plasma", "Plasma", "Plasma", "Plasma", "Plasma"]}, {"customdata": [0, 1, 2, 3, 4, 5, 6, 7, 8, 9], "hovertemplate": "%{y}[%{customdata}] = %{marker.color}<extra></extra>", "marker": {"color": ["#000004", "#180f3d", "#440f76", "#721f81", "#9e2f7f", "#cd4071", "#f1605d", "#fd9668", "#feca8d", "#fcfdbf"]}, "orientation": "h", "type": "bar", "x": [1, 1, 1, 1, 1, 1, 1, 1, 1, 1], "y": ["Magma", "Magma", "Magma", "Magma", "Magma", "Magma", "Magma", "Magma", "Magma", "Magma"]}, {"customdata": [0, 1, 2, 3, 4, 5, 6, 7, 8, 9], "hovertemplate": "%{y}[%{customdata}] = %{marker.color}<extra></extra>", "marker": {"color": ["#000004", "#1b0c41", "#4a0c6b", "#781c6d", "#a52c60", "#cf4446", "#ed6925", "#fb9b06", "#f7d13d", "#fcffa4"]}, "orientation": "h", "type": "bar", "x": [1, 1, 1, 1, 1, 1, 1, 1, 1, 1], "y": ["Inferno", "Inferno", "Inferno", "Inferno", "Inferno", "Inferno", "Inferno", "Inferno", "Inferno", "Inferno"]}, {"customdata": [0, 1, 2, 3, 4, 5, 6, 7, 8, 9], "hovertemplate": "%{y}[%{customdata}] = %{marker.color}<extra></extra>", "marker": {"color": ["#00224e", "#123570", "#3b496c", "#575d6d", "#707173", "#8a8678", "#a59c74", "#c3b369", "#e1cc55", "#fee838"]}, "orientation": "h", "type": "bar", "x": [1, 1, 1, 1, 1, 1, 1, 1, 1, 1], "y": ["Cividis", "Cividis", "Cividis", "Cividis", "Cividis", "Cividis", "Cividis", "Cividis", "Cividis", "Cividis"]}, {"customdata": [0, 1, 2, 3, 4, 5, 6, 7, 8, 9], "hovertemplate": "%{y}[%{customdata}] = %{marker.color}<extra></extra>", "marker": {"color": ["#440154", "#482878", "#3e4989", "#31688e", "#26828e", "#1f9e89", "#35b779", "#6ece58", "#b5de2b", "#fde725"]}, "orientation": "h", "type": "bar", "x": [1, 1, 1, 1, 1, 1, 1, 1, 1, 1], "y": ["Viridis", "Viridis", "Viridis", "Viridis", "Viridis", "Viridis", "Viridis", "Viridis", "Viridis", "Viridis"]}, {"customdata": [0, 1, 2, 3, 4, 5, 6, 7, 8, 9, 10, 11, 12], "hovertemplate": "%{y}[%{customdata}] = %{marker.color}<extra></extra>", "marker": {"color": ["#0508b8", "#1910d8", "#3c19f0", "#6b1cfb", "#981cfd", "#bf1cfd", "#dd2bfd", "#f246fe", "#fc67fd", "#fe88fc", "#fea5fd", "#febefe", "#fec3fe"]}, "orientation": "h", "type": "bar", "x": [1, 1, 1, 1, 1, 1, 1, 1, 1, 1, 1, 1, 1], "y": ["Plotly3", "Plotly3", "Plotly3", "Plotly3", "Plotly3", "Plotly3", "Plotly3", "Plotly3", "Plotly3", "Plotly3", "Plotly3", "Plotly3", "Plotly3"]}], "layout": {"bargap": 0.5, "barmode": "stack", "barnorm": "fraction", "height": 2640, "margin": {"b": 10}, "showlegend": false, "title": {"text": "plotly.colors.sequential"}, "xaxis": {"range": [-0.02, 1.02], "showgrid": false, "showticklabels": false}}}
